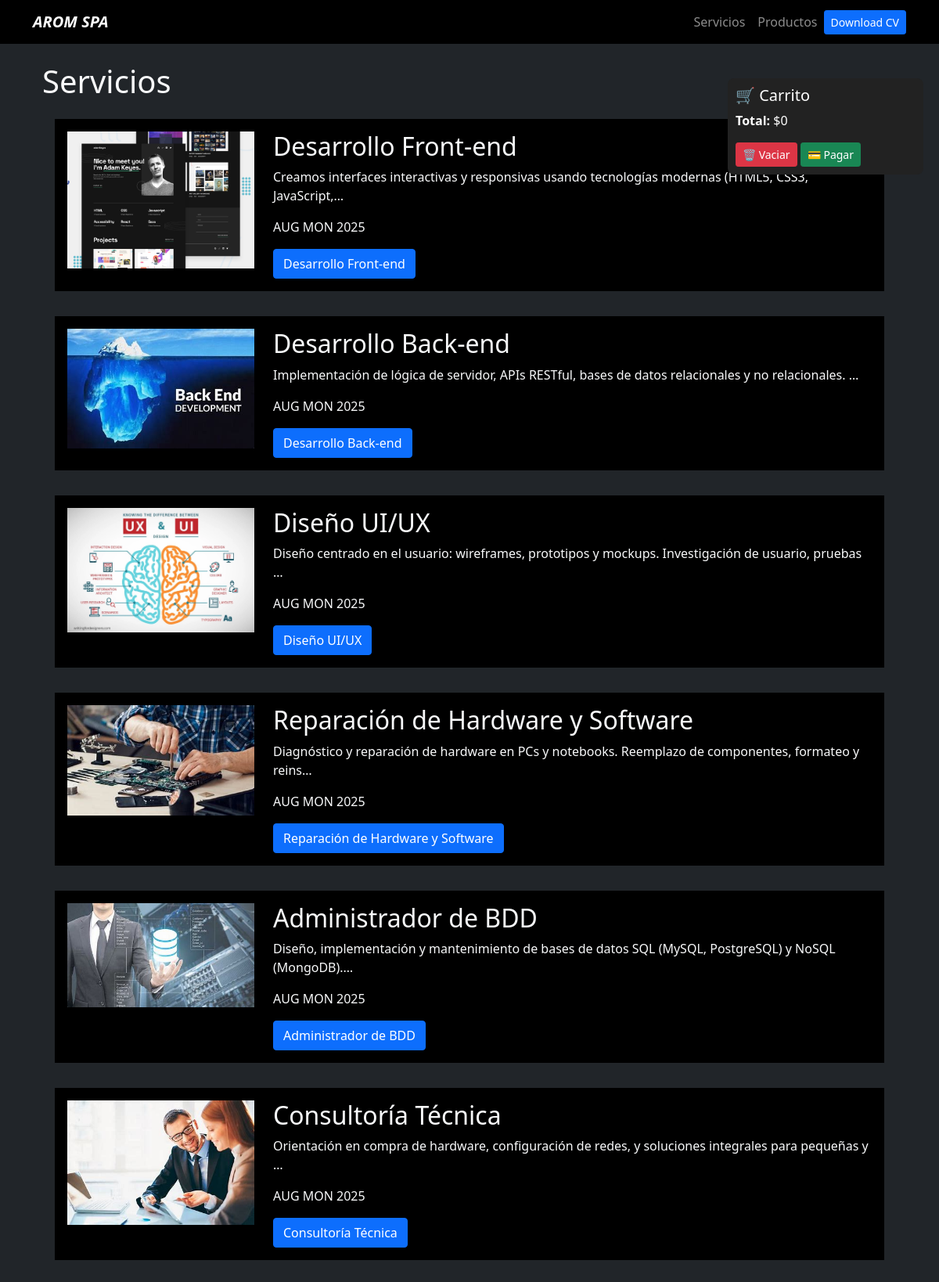
Screenshot of /blog/ with the database file from the repository.
### blog/models.py (models this page shows)
class Post(models.Model):
    title = models.CharField(max_length=100)
    description = models.TextField()
    image = models.ImageField(upload_to='blog/images/')
    date = models.DateField(datetime.date.today)

### blog/views.py (the view)
# urls.py: urlpatterns = [path('', render_posts, name='posts'), path('<int:post_id>',post_detail, name='post_detail')
def render_posts(request):
    posts = Post.objects.all()
    return render(request, 'posts.html', {'posts': posts})

### blog/templates/posts.html
{% extends 'layout.html' %}
{% block content %}
<h1>Servicios</h1>
{% for post in posts %}
<div class="p-3">
<div class="card-body bg-black">
    <div class="row">
         <div class="col-3">
                <img src="{{post.image.url}}" alt="{{post.title}}" class=" img-fluid"/>
        </div>
        <div class="col-9">
            <h2>{{post.title}}</h2>
            <p>{{post.description|striptags|truncatechars:100}}</p>
            <p>{{post.date|date:'M D Y'|upper}}</p>
            <a href="{% url 'blog:post_detail' post.id %}" class="btn btn-primary">{{post.title}}</a>
        </div>
    </div>
</div>
</div>
{% endfor %}  {% endblock %}

### portfolio/templates/layout.html (shortened to what this page needs)
{% load static %}
<!DOCTYPE html>
<html lang="en">
<head>
    <link href="https://cdn.jsdelivr.net/npm/bootstrap@5.0.2/dist/css/bootstrap.min.css" rel="stylesheet">
    <link rel="stylesheet" href="{% static 'main.css' %}">
</head>
<body class="bg-dark text-light">
    <div id="cart-container" class="cart">
    <h5 class="cart-title">🛒 Carrito</h5>
    <p class="cart-total">
        <strong>Total:</strong> <span id="cart-total">$0</span>
    </p>
    <div class="cart-buttons">
        <button id="clear-cart" class="btn btn-danger btn-sm">🗑 Vaciar</button>
       <a href="{% url 'productos:webpay_prueba' %}" id="pay-cart" class="btn btn-success btn-sm">💳 Pagar</a>
    </div>
</div>
    {% include 'partials/navbar.html' %}
    <div class="container p-4">
            {% block content %}
    {% endblock %}
    </div>
</body>
</html>

### portfolio/templates/partials/navbar.html (shortened to what this page needs)
{% load static %}
<nav class="navbar navbar-expand-lg navbar-dark bg-black">
  <div class="container">
    <a class="navbar-brand fw-bold fst-italic "href="/">AROM SPA</a>
    <div class="collapse navbar-collapse" id="navbarNav">
      <ul class="navbar-nav ms-lg-auto">
        <li class="nav-item">
          <a class="nav-link" href="{% url 'blog:posts' %}">Servicios</a>
        </li>
           <li class="nav-item">
          <a class="nav-link" href="{% url 'productos:producto' %}">Productos</a>
        </li>
        <li class="nav-item d-flex align-items-center">
          <a class="btn btn-primary btn-sm" href="{% static 'portfolio/CV_PM_25.pdf' %}" target="_blank">Download CV</a>
        </li>
     </ul>
    </div>
  </div>
</nav>

### portfolio/static/main.css (style rules this page uses)
body { background: #090909; }
.bg-black { background: #000; }

### portfolio/templates/layout.html (style rules this page uses)
.cart { position: fixed; right: 20px; top: 100px; width: 250px; background: #222; color: white; padding: 10px; border-radius: 8px; z-index: 1000; }

### rows the page displays
Post: image (picture), title "Desarrollo Front-end", description "Creamos interfaces interactivas y responsivas usando tecnologías modernas (HTML5, CSS3, JavaScript,…", date "AUG MON 2025"
Post: image (picture), title "Desarrollo Back-end", description "Implementación de lógica de servidor, APIs RESTful, bases de datos relacionales y no relacionales. …", date "AUG MON 2025"
Post: image (picture), title "Diseño UI/UX", description "Diseño centrado en el usuario: wireframes, prototipos y mockups. Investigación de usuario, pruebas …", date "AUG MON 2025"
Post: image (picture), title "Reparación de Hardware y Software", description "Diagnóstico y reparación de hardware en PCs y notebooks. Reemplazo de componentes, formateo y reins…", date "AUG MON 2025"
Post: image (picture), title "Administrador de BDD", description "Diseño, implementación y mantenimiento de bases de datos SQL (MySQL, PostgreSQL) y NoSQL (MongoDB).…", date "AUG MON 2025"
Post: image (picture), title "Consultoría Técnica", description "Orientación en compra de hardware, configuración de redes, y soluciones integrales para pequeñas y …", date "AUG MON 2025"
